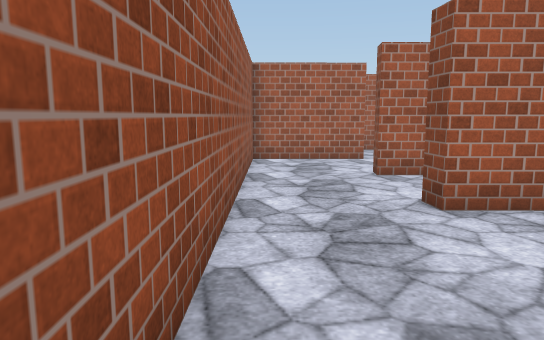
View 1 (above)

24 first-person views from a walk through a Unity game level. The camera is 1.4 m above the floor, tilts 8° down and sees 70° across. The floor is counted in squares, 1 m on a side. Each view is taken from the middle of a square. On the plan, view 1 faces up. The plan holds only what a view shows up to about 16 squares ahead; the rest is blank. The player is left out. Door leaves are left out, so doorways stand open. Surface patterns are stand-ins for the level's own textures.

View 2
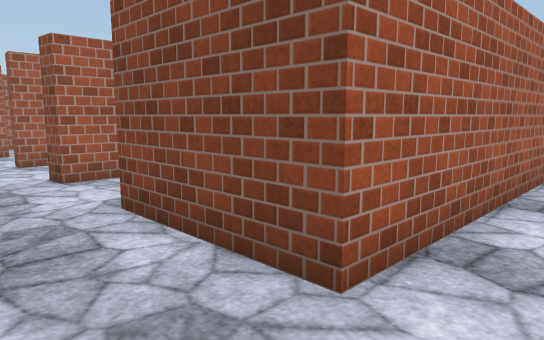

View 3
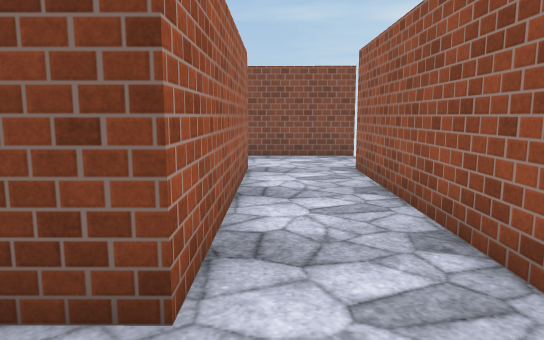

View 4
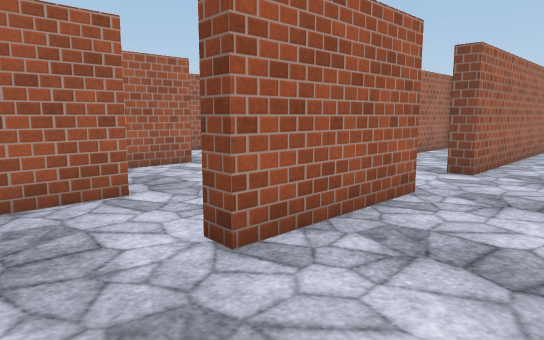

View 5
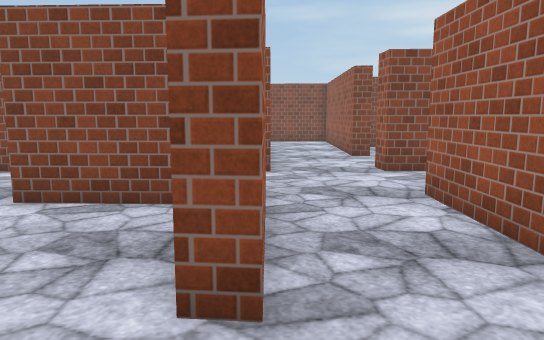

View 6
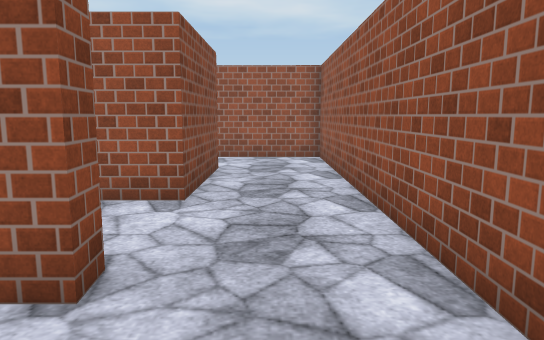

View 7
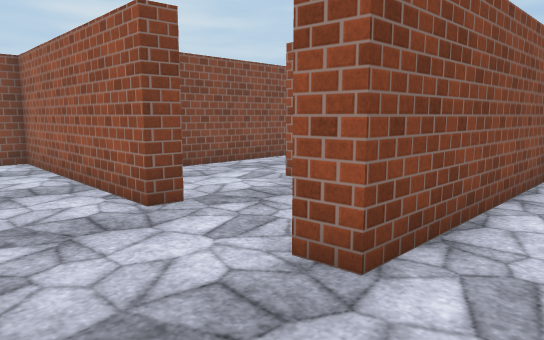

View 8
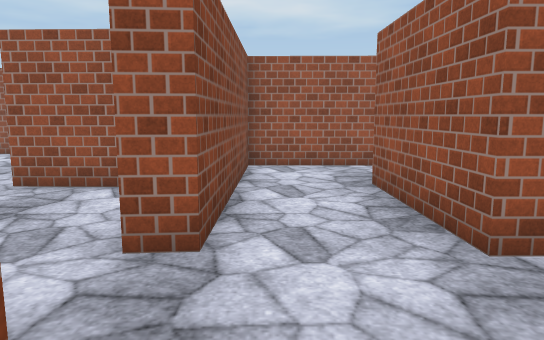

View 9
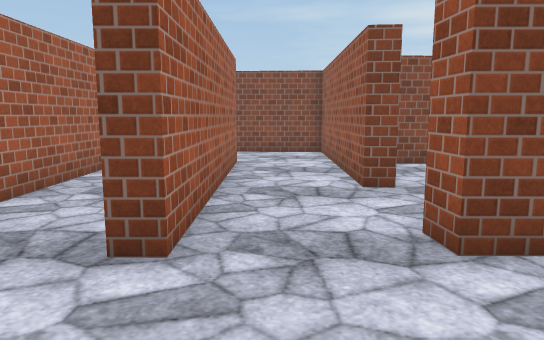

View 10
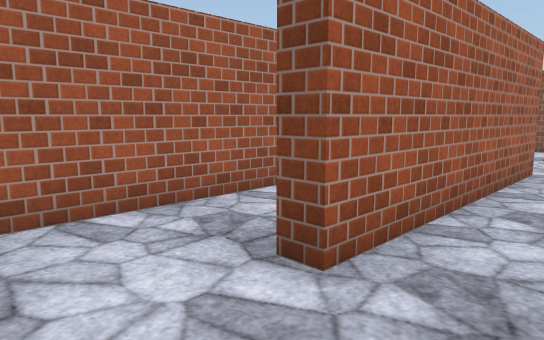

View 11
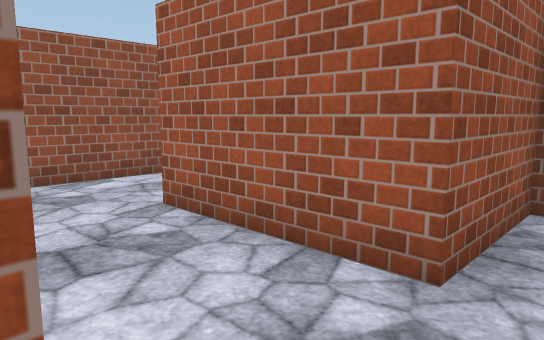

View 12
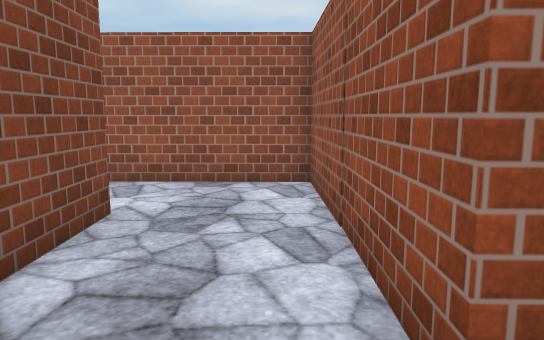

View 13
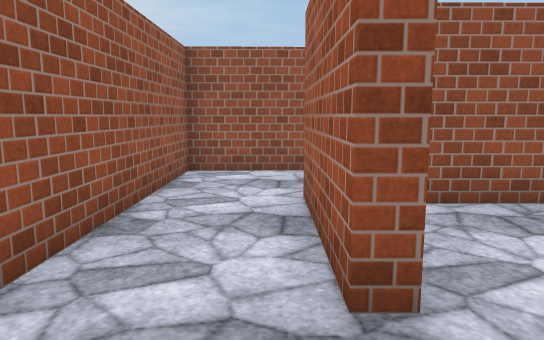

View 14
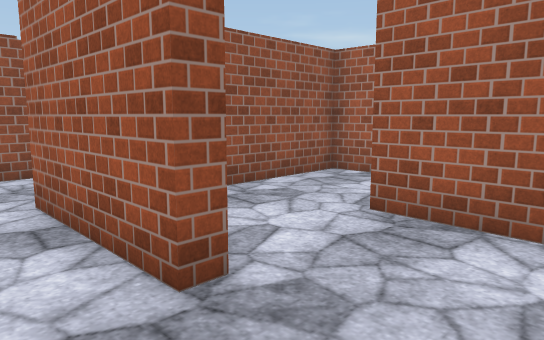

View 15
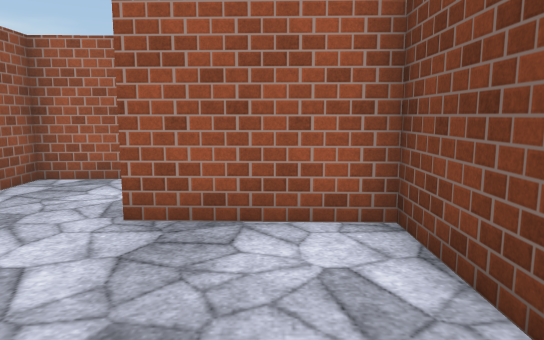

View 16
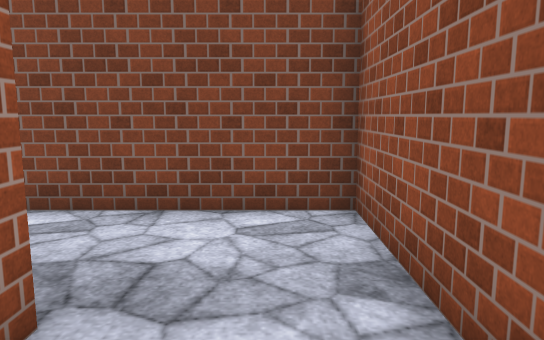

View 17
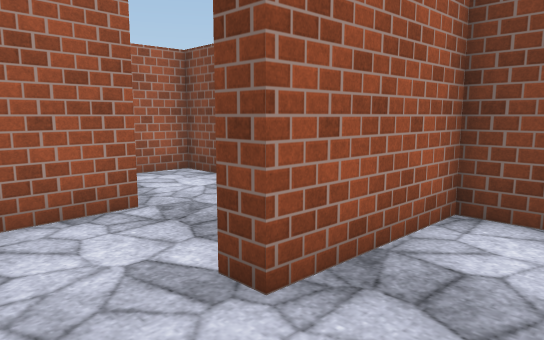

View 18
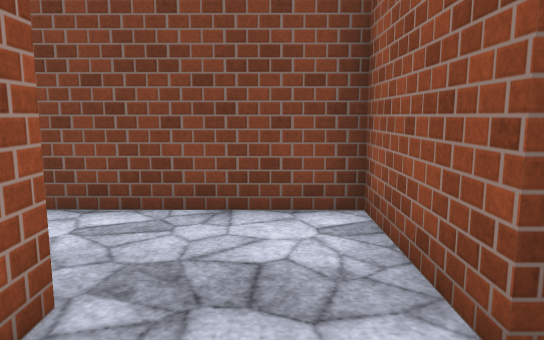

View 19
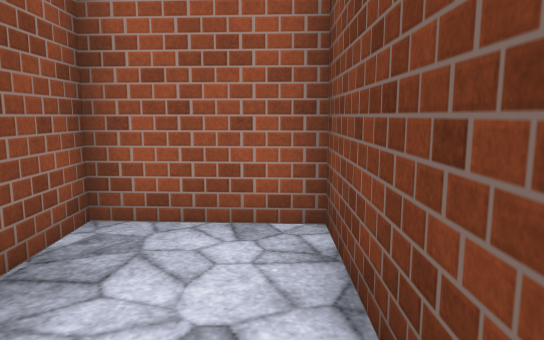

View 20
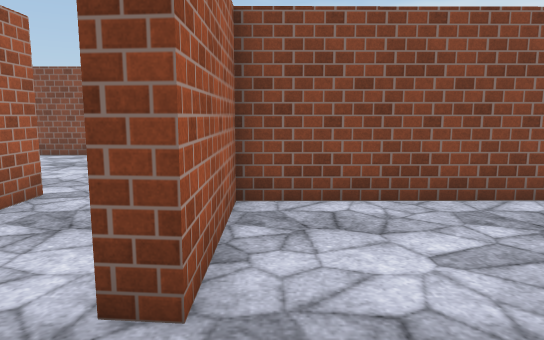

View 21
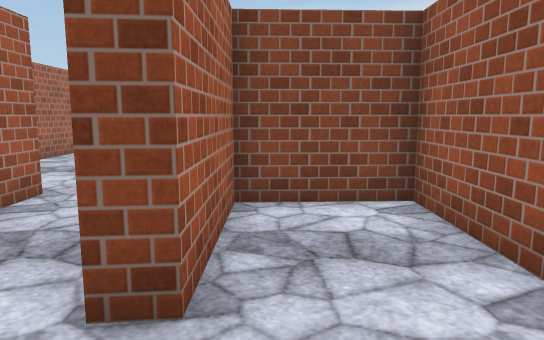

View 22
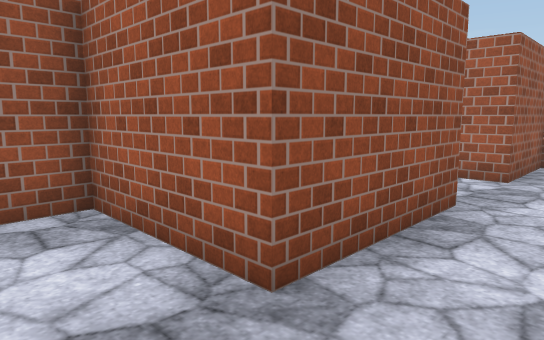

View 23
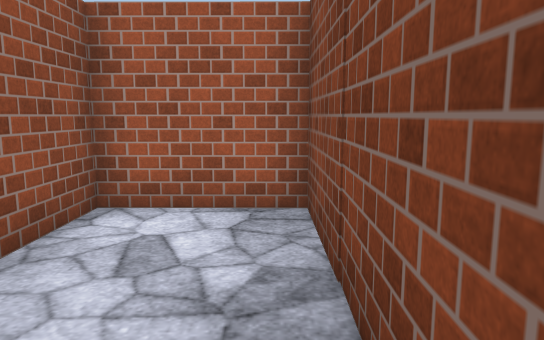

View 24
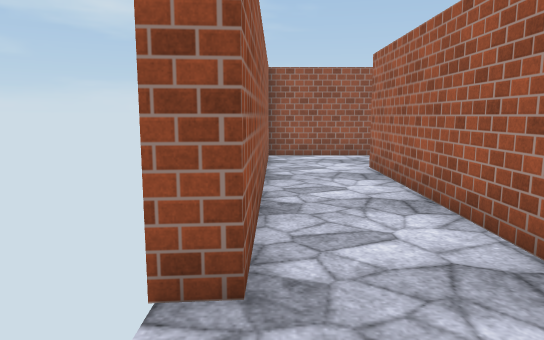

### Floor plan
Points are (right, up) in squares from view 1. A wall is a line through its corners. A room is listed if a view was taken in it or the views show most of it. See-through windows are left out.
Room 1 (views 1, 2, 3, 4, 5, 6, 9, 10, 11, 21, 22)
walls: (6.1, -0.8) (9.7, -0.9) (9.7, 6.3) (10.6, 6.3); (6.1, -1.3) (2.4, -1.3) (2.5, 2.7) (6.3, 2.6) (6.2, 5.6) (2.5, 5.6) (2.5, 6.3) (6.8, 6.3) (6.9, 2.1) (3.1, 2.1) (3.1, 0.9); (6.8, 9) (2.5, 9) (2.5, 9.7); (3, 12.4) (-0.6, 12.4) (-0.6, -4) (6, -4.1)
ways out: opening at (8.5, 9.5) to room 2; opening at (10, 7.5) to room 3; open door at (6, -3) to room 7; opening at (3, 11.5)
Room 2 (views 7, 8)
walls: (9.4, 12.4) (6.7, 12.4) (6.8, 9); (9.8, 9.1) (9.8, 9.7)
ways out: opening at (8.5, 9.5) to room 1; opening at (10, 11.5)
Room 3 (views 12, 13, 14, 15, 16, 20)
walls: (11.9, 2.5) (14.1, 2.4) (14.1, -4.1) (24.6, -4.2) (24.6, 2) (21, 2.1); (21.4, -0.9) (21.4, -1.4) (17.3, -1.4) (17.3, 5.6) (13.5, 5.6) (13.5, 6.3) (21, 6.3); (21, 6) (21, 8.4); (17.8, 9.1) (9.8, 9.1)
ways out: opening at (10, 7.5) to room 1; opening at (21, 0.5) to room 4; opening at (19.5, 9)
Room 4 (view 17)
walls: (17.9, 1.4) (17.9, 0.4)
ways out: opening at (21, 0.5) to room 3; opening at (19.5, 2.5) to room 5
Room 5 (view 18)
walls: (20.5, 5.6) (17.9, 5.6) (17.9, 1.4); (21, 2.1) (21, 2.7)
ways out: opening at (19.5, 2.5) to room 4; opening at (21.5, 4.5) to room 6
Room 6 (view 19)
walls: (21.7, 5.6) (20.5, 5.6); (21, 2.7) (24.6, 2.6) (24.7, 8.9) (21.6, 9.1) (21.6, 7.2)
ways out: opening at (21.5, 4.5) to room 5
Room 7 (views 23, 24)
walls: (10.2, -1.4) (6.1, -1.3); (13.5, -5) (13.6, 1.8) (10.3, 1.8) (10.3, -0.3); (6, -4.1) (10.2, -4.1) (10.3, -5)
ways out: open door at (6, -3) to room 1

Where each view was taken, in squares from view 1:
view 1: 0 up, 0 right, facing up
view 2: 3 down, 0 right, facing up-right
view 3: 2 down, 0 right, facing right
view 4: 6 up, 0 right, facing up-right
view 5: 9 up, 0 right, facing right
view 6: 9 up, 1 right, facing down
view 7: 9 up, 8 right, facing down-right
view 8: 10 up, 9 right, facing down
view 9: 8 up, 6 right, facing right
view 10: 7 up, 7 right, facing up-right
view 11: 6 up, 8 right, facing up-left
view 12: 4 up, 15 right, facing down
view 13: 2 down, 24 right, facing left
view 14: 3 down, 24 right, facing up-left
view 15: 3 down, 23 right, facing up
view 16: 3 down, 19 right, facing right
view 17: 0 up, 19 right, facing up-right
view 18: 4 up, 19 right, facing right
view 19: 4 up, 24 right, facing up
view 20: 5 up, 11 right, facing right
view 21: 5 up, 0 right, facing right
view 22: 0 up, 9 right, facing up-left
view 23: 4 down, 13 right, facing up
view 24: 4 down, 13 right, facing left
